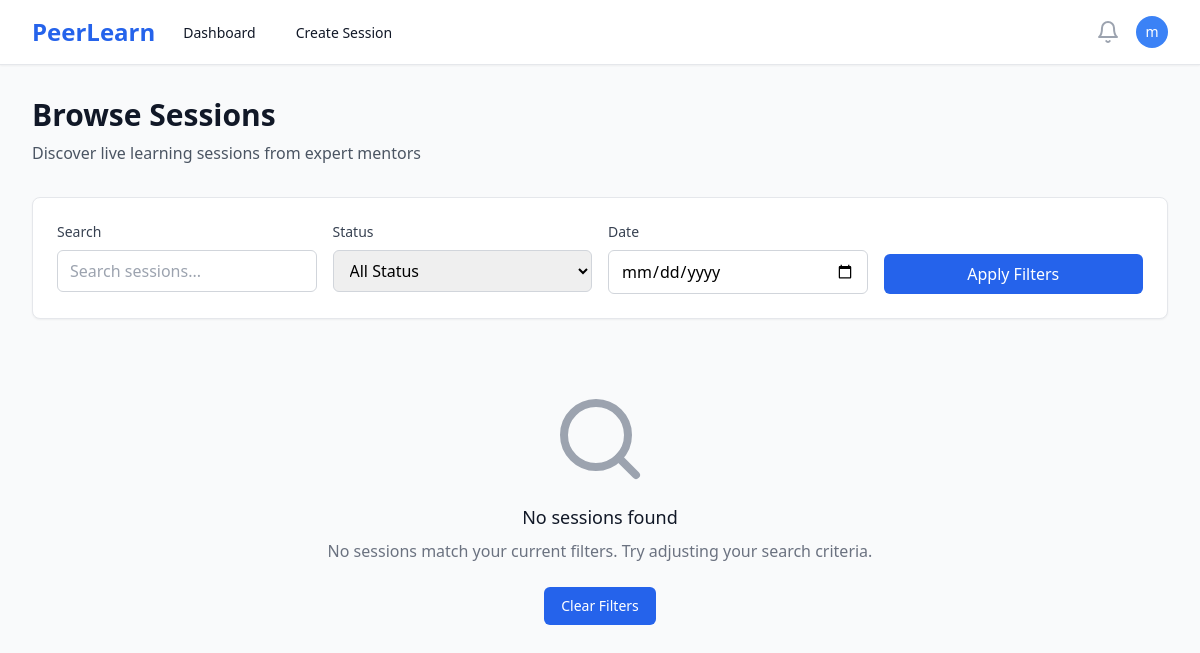
Page /sessions/ (signed in) on the earlier database version.
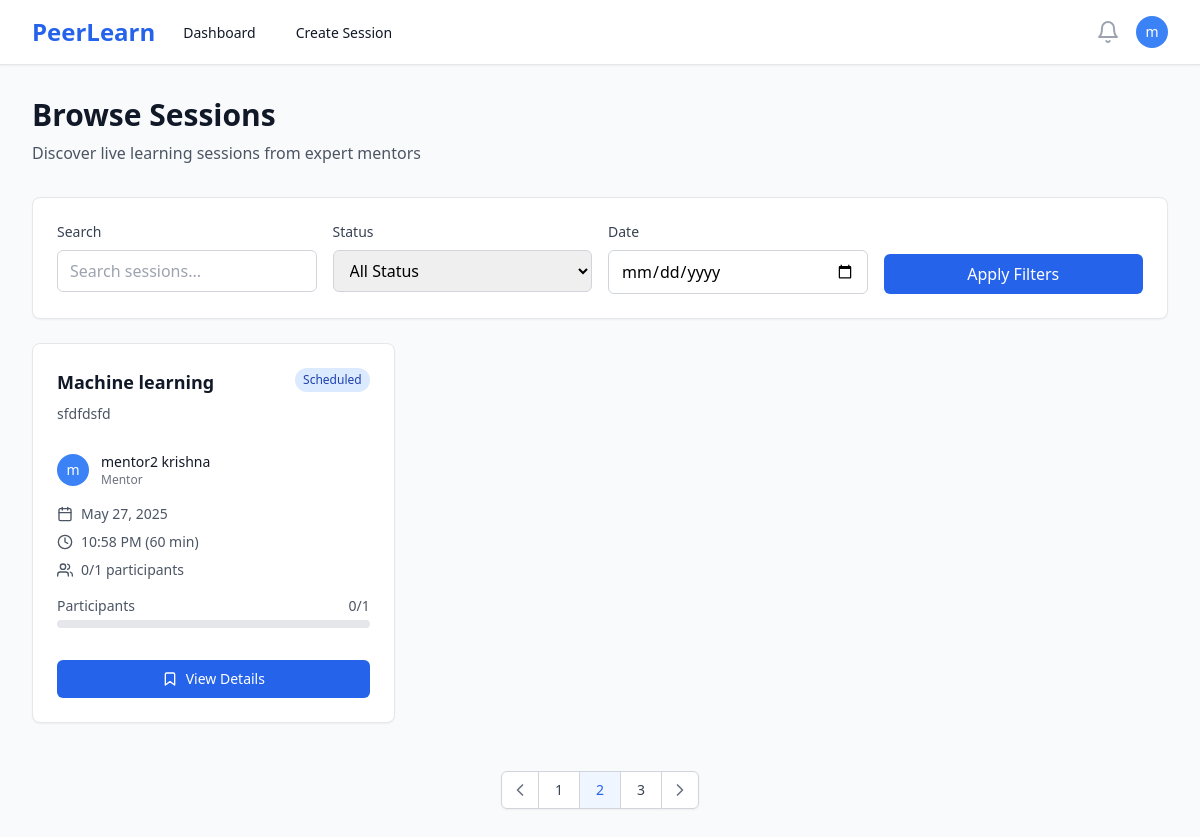
Same page on the later database version.
### sessions/models.py (models this page shows, shortened)
class Session(models.Model):
    STATUS_CHOICES = [
        ('draft', 'Draft'),
        ('scheduled', 'Scheduled'),
        ('live', 'Live'),
        ('completed', 'Completed'),
        ('cancelled', 'Cancelled'),
    ]
    CATEGORY_CHOICES = [
        ('programming', 'Programming & Development'),
        ('data-science', 'Data Science & Analytics'),
        ('web-development', 'Web Development'),
        ('mobile-development', 'Mobile Development'),
        ('ai-ml', 'AI & Machine Learning'),
        ('design', 'UI/UX Design'),
        ('business', 'Business & Marketing'),
        ('language', 'Language Learning'),
        ('music', 'Music & Arts'),
        ('fitness', 'Health & Fitness'),
        ('other', 'Other'),
    ]
    id = models.UUIDField(primary_key=True, default=uuid.uuid4, editable=False)
    mentor = models.ForeignKey(User, on_delete=models.CASCADE, related_name='mentor_sessions')
    title = models.CharField(max_length=200)
    description = models.TextField()
    thumbnail = models.ImageField(upload_to='session_thumbnails/', blank=True, null=True, help_text="Session cover image")
    category = models.CharField(max_length=50, choices=CATEGORY_CHOICES, blank=True, help_text="Session category for recommendations")
    skills = models.TextField(blank=True, help_text="Comma-separated skills for ML matching")
    price = models.DecimalField(max_digits=8, decimal_places=2, null=True, blank=True, help_text="Price in INR, null for free sessions")
    schedule = models.DateTimeField()
    duration = models.IntegerField(help_text="Duration in minutes")
    max_participants = models.IntegerField(default=10)
    status = models.CharField(max_length=20, choices=STATUS_CHOICES, default='draft')
    created_at = models.DateTimeField(auto_now_add=True)
    updated_at = models.DateTimeField(auto_now=True)
    class Meta:
        ordering = ['-schedule']
    @property
    def current_participants(self):
        return self.bookings.filter(status='confirmed').count()
    @property
    def is_full(self):
        return self.current_participants >= self.max_participants

### users/models.py (models this page shows, shortened)
class User(AbstractUser):
    ROLE_CHOICES = [
        ('mentor', 'Mentor'),
        ('learner', 'Learner'),
    ]
    id = models.UUIDField(primary_key=True, default=uuid.uuid4, editable=False)
    role = models.CharField(max_length=10, choices=ROLE_CHOICES, default='learner')
    bio = models.TextField(blank=True, null=True)
    skills = models.CharField(max_length=500, blank=True, help_text="Comma-separated skills for recommendation matching")
    interests = models.CharField(max_length=500, blank=True, help_text="Learning interests for AI recommendations")
    domain = models.CharField(max_length=100, blank=True, help_text="Learning domain/field")
    expertise = models.CharField(max_length=100, blank=True, help_text="Primary domain/area of expertise")
    career_goals = models.TextField(blank=True, help_text="Career aspirations for AI guidance")
    profile_image = models.ImageField(upload_to='profiles/', blank=True, null=True)
    created_at = models.DateTimeField(auto_now_add=True)
    updated_at = models.DateTimeField(auto_now=True)
    @property
    def is_mentor(self):
        return self.role == 'mentor'

### sessions/views.py (the view)
# urls.py: path('', views.session_list, name='session_list'),
@login_required
def session_list(request):
    sessions = Session.objects.filter(
        status='scheduled',
        schedule__gt=timezone.now()
    ).select_related('mentor')
    return render(request, 'sessions/list.html', {'sessions': sessions})

### templates/sessions/list.html (shortened to what the changed rows need)
{% extends 'base.html' %}
{% block content %}
<div class="max-w-7xl mx-auto px-4 sm:px-6 lg:px-8 py-8">
    <div class="mb-8">
        <h1 class="text-3xl font-bold text-gray-900">Browse Sessions</h1>
    </div>
    {% if sessions %}
    <div class="grid grid-cols-1 md:grid-cols-2 lg:grid-cols-3 gap-6">
        {% for session in sessions %}
        <div class="bg-white rounded-lg shadow-sm border border-gray-200 hover:shadow-md transition-shadow">
            <div class="p-6">
                <div class="flex items-start justify-between mb-4">
                    <div class="flex-1">
                        <h3 class="text-lg font-semibold text-gray-900 mb-2">
                            <a href="{% url 'session_detail' session.id %}" class="hover:text-blue-600">
                                {{ session.title }}
                            </a>
                        </h3>
                        <p class="text-sm text-gray-600 mb-3">{{ session.description|truncatewords:15 }}</p>
                    </div>
                    <span class="px-2 py-1 text-xs font-medium rounded-full flex-shrink-0
                                {% if session.status == 'scheduled' %}bg-blue-100 text-blue-800
                                {% elif session.status == 'live' %}bg-green-100 text-green-800
                                {% elif session.status == 'completed' %}bg-gray-100 text-gray-800
                                {% elif session.status == 'cancelled' %}bg-red-100 text-red-800
                                {% else %}bg-yellow-100 text-yellow-800{% endif %}">
                        {{ session.status|title }}
                    </span>
                </div>
                <div class="flex items-center mb-4">
                    {% if session.mentor.profile_image %}
                        <img class="h-8 w-8 rounded-full" src="{{ session.mentor.profile_image.url }}" alt="">
                    {% else %}
                        <div class="h-8 w-8 rounded-full bg-blue-500 flex items-center justify-center">
                            <span class="text-white text-sm font-medium">{{ session.mentor.first_name|first|default:session.mentor.username|first }}</span>
                        </div>
                    {% endif %}
                    <div class="ml-3">
                        <p class="text-sm font-medium text-gray-900">{{ session.mentor.get_full_name|default:session.mentor.username }}</p>
                        <p class="text-xs text-gray-500">Mentor</p>
                    </div>
                </div>
                <div class="space-y-2 text-sm text-gray-600 mb-4">
                    <div class="flex items-center">
                        <i data-feather="calendar" class="h-4 w-4 mr-2"></i>
                        {{ session.schedule|date:"M j, Y" }}
                    </div>
                    <div class="flex items-center">
                        <i data-feather="clock" class="h-4 w-4 mr-2"></i>
                        {{ session.schedule|time:"g:i A" }} ({{ session.duration }} min)
                    </div>
                    <div class="flex items-center">
                        <i data-feather="users" class="h-4 w-4 mr-2"></i>
                        {{ session.current_participants }}/{{ session.max_participants }} participants
                    </div>
                </div>
                <div class="mb-4">
                    <div class="flex justify-between text-sm text-gray-600 mb-1">
                        <span>Participants</span>
                        <span>{{ session.current_participants }}/{{ session.max_participants }}</span>
                    </div>
                    <div class="w-full bg-gray-200 rounded-full h-2">
                    </div>
                </div>
                <div class="pt-4">
                    {% if user.is_authenticated %}
                        {% if session.status == 'live' %}
                            <a href="{% url 'session_detail' session.id %}"
                               class="w-full inline-flex items-center justify-center px-4 py-2 border border-transparent text-sm font-medium rounded-md text-white bg-green-600 hover:bg-green-700">
                                <i data-feather="video" class="h-4 w-4 mr-2"></i>
                                Join Live Session
                            </a>
                        {% elif session.status == 'scheduled' %}
                            {% if session.is_full %}
                                <button disabled
                                        class="w-full inline-flex items-center justify-center px-4 py-2 border border-gray-300 text-sm font-medium rounded-md text-gray-500 bg-gray-100 cursor-not-allowed">
                                    <i data-feather="users" class="h-4 w-4 mr-2"></i>
                                    Session Full
                                </button>
                            {% else %}
                                <a href="{% url 'session_detail' session.id %}"
                                   class="w-full inline-flex items-center justify-center px-4 py-2 border border-transparent text-sm font-medium rounded-md text-white bg-blue-600 hover:bg-blue-700">
                                    <i data-feather="bookmark" class="h-4 w-4 mr-2"></i>
                                    View Details
                                </a>
                            {% endif %}
                        {% else %}
                            <a href="{% url 'session_detail' session.id %}"
                               class="w-full inline-flex items-center justify-center px-4 py-2 border border-gray-300 text-sm font-medium rounded-md text-gray-700 bg-white hover:bg-gray-50">
                                <i data-feather="eye" class="h-4 w-4 mr-2"></i>
                                View Details
                            </a>
                        {% endif %}
                    {% else %}
                        <a href="{% url 'login' %}"
                           class="w-full inline-flex items-center justify-center px-4 py-2 border border-transparent text-sm font-medium rounded-md text-white bg-blue-600 hover:bg-blue-700">
                            Login to Book
                        </a>
                    {% endif %}
                </div>
            </div>
        </div>
        {% endfor %}
    </div>
    <div class="mt-12 flex justify-center">
        <nav class="relative z-0 inline-flex rounded-md shadow-sm -space-x-px" aria-label="Pagination">
            <a href="#" class="relative inline-flex items-center px-2 py-2 rounded-l-md border border-gray-300 bg-white text-sm font-medium text-gray-500 hover:bg-gray-50">
                <i data-feather="chevron-left" class="h-5 w-5"></i>
            </a>
            <a href="#" class="relative inline-flex items-center px-4 py-2 border border-gray-300 bg-white text-sm font-medium text-gray-700 hover:bg-gray-50">
                1
            </a>
            <a href="#" class="relative inline-flex items-center px-4 py-2 border border-gray-300 bg-blue-50 text-sm font-medium text-blue-600">
                2
            </a>
            <a href="#" class="relative inline-flex items-center px-4 py-2 border border-gray-300 bg-white text-sm font-medium text-gray-700 hover:bg-gray-50">
                3
            </a>
            <a href="#" class="relative inline-flex items-center px-2 py-2 rounded-r-md border border-gray-300 bg-white text-sm font-medium text-gray-500 hover:bg-gray-50">
                <i data-feather="chevron-right" class="h-5 w-5"></i>
            </a>
        </nav>
    </div>
    {% else %}
    <div class="text-center py-12">
        <div class="mx-auto h-24 w-24 text-gray-400 mb-4">
            <i data-feather="search" class="h-24 w-24"></i>
        </div>
        <h3 class="text-lg font-medium text-gray-900 mb-2">No sessions found</h3>
        <p class="text-gray-500 mb-6">No sessions match your current filters. Try adjusting your search criteria.</p>
        <a href="{% url 'session_list' %}"
           class="inline-flex items-center px-4 py-2 border border-transparent text-sm font-medium rounded-md text-white bg-blue-600 hover:bg-blue-700">
            Clear Filters
        </a>
    </div>
    {% endif %}
</div>
{% endblock %}

Differences in the rows shown:
added Session: title "Machine learning", description "sfdfdsfd", status "Scheduled", mentor.first_name|first "m", mentor.get_full_name "mentor2 krishna", schedule "May 27, 2025", schedule "10:58 PM", duration "60", current_participants "0", max_participants "1", shows "View Details"
Other differences:
text no longer shown: "No sessions found No sessions match your current filters. Try adjusting your search criteria. Clear Filters"
text now shown: "1 2 3"
